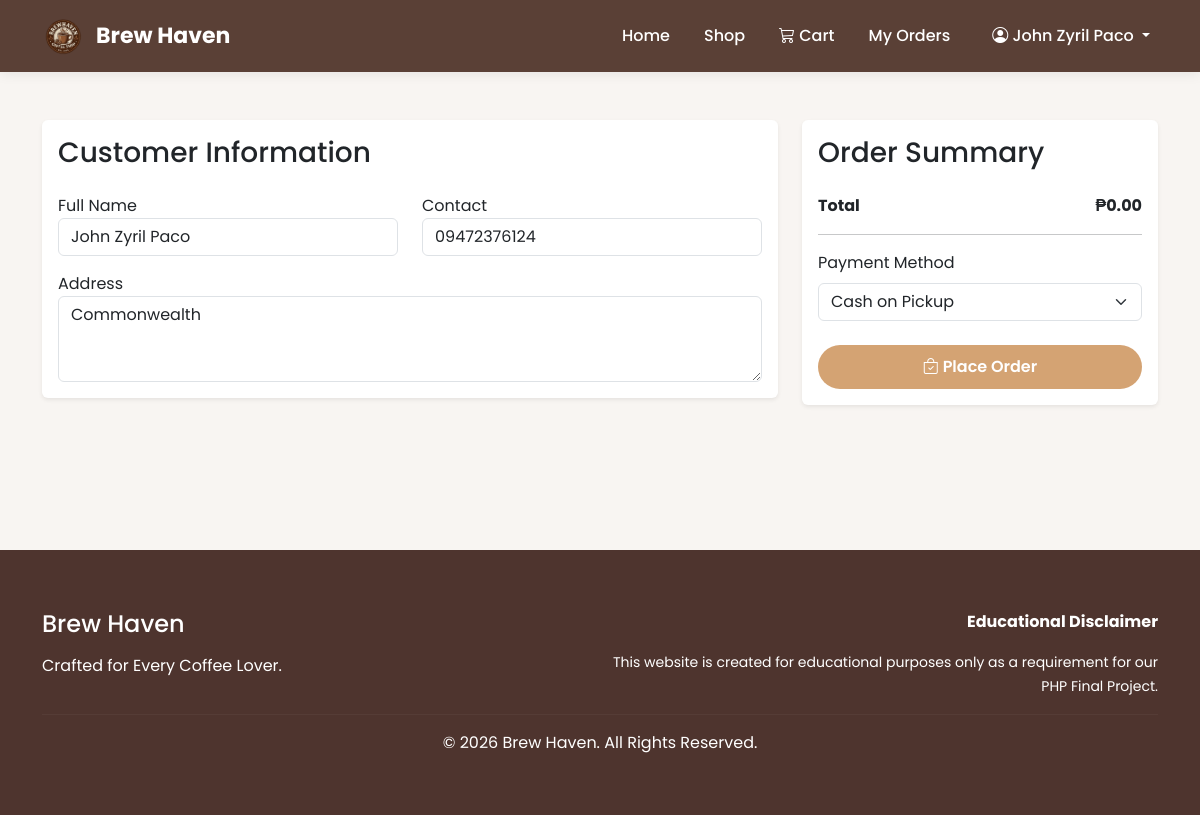
The page /buyer/checkout.php (signed in) on the database its author committed.
### tables this page shows
CREATE TABLE `users` (
  `id` int(11) NOT NULL,
  `fullname` varchar(100) NOT NULL,
  `email` varchar(100) NOT NULL,
  `password` varchar(255) NOT NULL,
  `address` text NOT NULL,
  `contact` varchar(20) NOT NULL,
  `role` enum('admin','seller','buyer') DEFAULT 'buyer',
  `status` enum('Active','Inactive') DEFAULT 'Active',
  `created_at` timestamp NOT NULL DEFAULT current_timestamp()
);

### buyer/checkout.php (the view, shortened to what this page needs)
<?php
include("../config/database.php");
$user_id=$_SESSION['user_id'];
$user=mysqli_query(
$conn,
"SELECT *
FROM users
WHERE id='$user_id'
LIMIT 1"
);
$customer=mysqli_fetch_assoc($user);
include("../includes/header.php");
include("../includes/navbar.php");
?>
<section class="container py-5">
<div class="row">
<div class="col-lg-8">
<div class="card shadow-sm border-0 mb-4">
<div class="card-body">
<h3 class="mb-4">
Customer Information
</h3>
<div class="row">
<div class="col-md-6 mb-3">
<label>
Full Name
</label>
<input
class="form-control"
value="<?php echo htmlspecialchars($customer['fullname']); ?>"
readonly>
</div>
<div class="col-md-6 mb-3">
<label>
Contact
</label>
<input
class="form-control"
value="<?php echo htmlspecialchars($customer['contact']); ?>"
readonly>
</div>
<div class="col-md-12">
<label>
Address
</label>
<textarea
class="form-control"
rows="3"
readonly><?php echo htmlspecialchars($customer['address']); ?></textarea>
</div>
</div>
</div>
</div>
</div>
<div class="col-lg-4">
<form
    action="place_order.php"
    method="POST">
<div class="card shadow-sm border-0">
<div class="card-body">
<h3 class="mb-4">
Order Summary
</h3>
<?php
$total = 0;
?>
<div class="d-flex justify-content-between">
<strong>
Total
</strong>
<strong>
₱<?php echo number_format($total,2); ?>
</strong>
</div>
<hr>
<label class="mb-2">
Payment Method
</label>
<select
name="payment_method"
class="form-select mb-4">
<option value="Cash on Pickup">
Cash on Pickup
</option>
</select>
<button
class="btn btn-warning w-100">
<i class="bi bi-bag-check"></i>
Place Order
</button>
</div>
</div>
</form>
</div>
</div>
</section>
<?php include("../includes/footer.php"); ?>

### assets/css/style.css (style rules this page uses)
:root { --primary:#4E342E; --secondary:#6D4C41; --accent:#D4A373; --light:#FFF8F1; --bg:#F8F5F2; --text:#2B2B2B; }
* { margin:0; padding:0; box-sizing:border-box; font-family:'Poppins',sans-serif; }
html { scroll-behavior:smooth; }
body { background:var(--bg); color:var(--text); }
.btn-warning { background:#D4A373; border:none; color:white; border-radius:30px; padding:10px 24px; font-weight:600; }

### rows shown on the page
users: fullname "John Zyril Paco", contact "09472376124", address "Commonwealth"

### other values the page prints
$_SESSION['fullname'] "John Zyril Paco"
$total "0.00"
